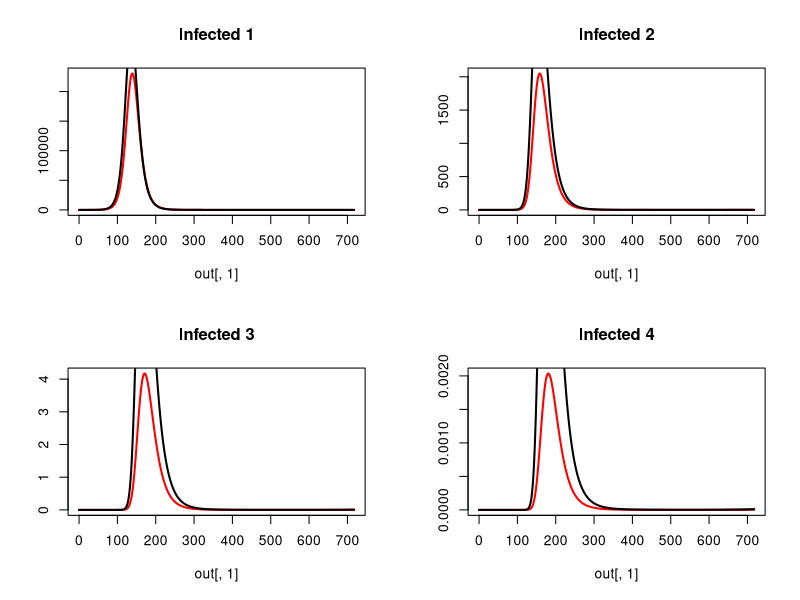

Recreate this plot in R.
############################
#CRC info
############################
args = commandArgs(TRUE)
input = as.numeric(args[1])
vac.vec = seq(from = 0, to = 2, by = .1)
vac = vac.vec[input]

library(deSolve)

############################
#Initial condidtions and parameters
############################
percentage_vec <- c(rep(1.8,5), rep(1.8,5), rep(1.84,5), rep(1.86,5),
                    17.2, 15, 12.7, 8.8, 5.5, 2.8, 1.3, 0.2)
percentage_vec <- percentage_vec / 100
initial_conditions <- as.data.frame(matrix(NA, nrow = 28*4, ncol = 3))
initial_conditions[,2] <- rep(1:28,4)
for(i in 1:4){
  x <- i - 1
  initial_conditions[x*(28) + (1:28),1] <- rep(i,28)
}
initial_conditions[,3] <- rep(percentage_vec,4)

susceptible_init_h <- cbind(initial_conditions[,1], initial_conditions[,2], rep(NA, 112))
susceptible_init_h[,3] <- c(initial_conditions[1:28,3] * 6 *10^6, initial_conditions[29:56,3] * 0, 
                            initial_conditions[57:84,3] * 0, initial_conditions[85:112,3] * 0)
susceptible_init_l <- cbind(initial_conditions[,1], initial_conditions[,2], rep(NA, 112))
susceptible_init_l[,3] <- c(initial_conditions[1:28,3] * 6 *10^6, initial_conditions[29:56,3] * 0, 
                            initial_conditions[57:84,3] * 0, initial_conditions[85:112,3] * 0)

infected_init_h <- cbind(initial_conditions[,1], initial_conditions[,2], rep(NA, 112))
infected_init_h[,3] <- c(initial_conditions[1:28,3] * 1, initial_conditions[29:56,3] * 0, 
                         initial_conditions[57:84,3] * 0, initial_conditions[85:112,3] * 0)
infected_init_l <- cbind(initial_conditions[,1], initial_conditions[,2], rep(NA, 112))
infected_init_l[,3] <- c(initial_conditions[1:28,3] * 1, initial_conditions[29:56,3] * 0, 
                         initial_conditions[57:84,3] * 0, initial_conditions[85:112,3] * 0)

recovered_init_h <- cbind(initial_conditions[,1], initial_conditions[,2], rep(NA, 112))
recovered_init_h[,3] <- c(initial_conditions[1:28,3] * 0, initial_conditions[29:56,3] * 0, 
                          initial_conditions[57:84,3] * 0, initial_conditions[85:112,3] * 0)
recovered_init_l <- cbind(initial_conditions[,1], initial_conditions[,2], rep(NA, 112))
recovered_init_l[,3] <- c(initial_conditions[1:28,3] * 0, initial_conditions[29:56,3] * 0, 
                          initial_conditions[57:84,3] * 0, initial_conditions[85:112,3] * 0)


susceptible_h <- function(exposure){
  x <- exposure - 1
  susceptible <- c(susceptible_init_h[(x * 28) + 1:28,3])
}
susceptible_total_h <- sum(susceptible_h(1) + susceptible_h(2) + susceptible_h(3) + susceptible_h(4))
susceptible_l <- function(exposure){
  x <- exposure - 1
  susceptible <- c(susceptible_init_l[(x * 28) + 1:28,3])
}
susceptible_total_l <- sum(susceptible_l(1) + susceptible_l(2) + susceptible_l(3) + susceptible_l(4))

infected_h <- function(exposure){
  x <- exposure - 1
  infected <- c(infected_init_h[(x * 28) + 1:28,3])
} 
infected_total_h <- sum(infected_h(1) + infected_h(2) + infected_h(3) + infected_h(4))
infected_l <- function(exposure){
  x <- exposure - 1
  infected <- c(infected_init_l[(x * 28) + 1:28,3])
} 
infected_total_l <- sum(infected_l(1) + infected_l(2) + infected_l(3) + infected_l(4))

recovered_h <- function(exposure){
  x <- exposure - 1
  recovered <- c(recovered_init_h[(x * 28) + 1:28,3])
} 
recovered_total_h <- sum(recovered_h(1) + recovered_h(2) + recovered_h(3) + recovered_h(4))
recovered_l <- function(exposure){
  x <- exposure - 1
  recovered <- c(recovered_init_l[(x * 28) + 1:28,3])
} 
recovered_total_l <- sum(recovered_l(1) + recovered_l(2) + recovered_l(3) + recovered_l(4))

population_h <- sum(susceptible_total_h + infected_total_h + recovered_total_h)
population_l <- sum(susceptible_total_l + infected_total_l + recovered_total_l)


native <- c(rep(1, 7), rep(0.86, 9), rep(0.842, 4), 0.814, 0.7676, 0.7784, rep(0.809, 5))

parms <- c(beta_h = 0.3447,
           beta_l = 0.4529,
           gamma = 1/4,
           sigma = 1/(365 * 1.2),
           mu = 19 / (1000 * 365),
           delta = c((0.013 / 365), rep(0.001 / 365, 4), rep(0, 10), rep(0.001, 5), 
                     0.002 / 365, 0.0025 / 365, 
                     0.004 / 365, 0.0085 / 365,
                     0.0175 / 365, 0.0425 / 365,
                     0.114 / 365, 0.151 / 365),
           age_window = c(rep(1, 21), rep(10, 7)),
           native = c(rep(1, 7), rep(0.86, 9), rep(0.842, 4), 0.814, 0.7676, 0.7784, rep(0.809, 5)),
           travel <- 1 - native,
           vac_h = vac,
           vac_l = vac)

############################
#MODEL
############################
model <- function(t, y, parms){
  
  beta_h <- parms[1]
  beta_l <- parms[2]
  gamma <- parms[3]
  sigma <- parms[4]
  mu <- parms[5]
  delta <- parms[6:33]
  age_window <- parms[34:61]
  native <- parms[62:89]
  travel <- parms[90:117]
  vac_h <- c(rep(0,8), ifelse((t>(365*30)), parms[118], 0), rep(0,19))
  vac_l <- c(rep(0,8), ifelse((t>(365*30)), parms[119], 0), rep(0,19))
  
  S1_h <- y[1:28]
  I1_h <- y[29:56]
  R1_h <- y[57:84]
  S2_h <- y[85:112]
  I2_h <- y[113:140]
  R2_h <- y[141:168]
  S3_h <- y[169:196]
  I3_h <- y[197:224]
  R3_h <- y[225:252]
  S4_h <- y[253:280]
  I4_h <- y[281:308]
  R4_h <- y[309:336]
  
  S1_l <- y[337:364]
  I1_l <- y[365:392]
  R1_l <- y[393:420]
  S2_l <- y[421:448]
  I2_l <- y[449:476]
  R2_l <- y[477:504]
  S3_l <- y[505:532]
  I3_l <- y[533:560]
  R3_l <- y[561:588]
  S4_l <- y[589:616]
  I4_l <- y[617:644]
  R4_l <- y[645:672]
  
  FOI <- y[673]
  FOI_h <- y[674]
  FOI_l <- y[675]
  
  infected_total_h <- sum(sum(I1_h), sum(I2_h), sum(I3_h), sum(I4_h))
  population_h <- y[1:336]
  pop_h <- sum(population_h)
  infected_total_l <- sum(sum(I1_l), sum(I2_l), sum(I3_l), sum(I4_l))
  population_l <- y[337:672]
  pop_l <- sum(population_l)
  
  effective_population_h <- population_h + rep(travel,12) * population_l
  effective_population_h <- sum(effective_population_h)
  effective_population_l <- population_l + rep(travel,12) * population_h
  effective_population_l <- sum(effective_population_l)
  
  #first infection
  dS1_h <-  
    mu * c(pop_h, rep(0,27)) +
    c(0, 1/365 / head(age_window, -1) * head(S1_h, -1)) -
    c(1/365 / head(age_window, -1) * head(S1_h, -1), 0) -
    native * S1_h * (beta_h * infected_total_h / effective_population_h) -
    travel * S1_h * (beta_l * infected_total_l / effective_population_l) -
    S1_h * delta -
    S1_h * vac_h
  dS1_l <-  
    mu * c(pop_l, rep(0,27)) +
    c(0, 1/365 / head(age_window, -1) * head(S1_l, -1)) -
    c(1/365 / head(age_window, -1) * head(S1_l, -1), 0) -
    travel * S1_l * (beta_h * infected_total_h / effective_population_h) -
    native * S1_l * (beta_l * infected_total_l / effective_population_l) -
    S1_l * delta - 
    S1_l * vac_l
  
  dI1_h <- 
    native * S1_h * (beta_h * infected_total_h / effective_population_h) +
    travel * S1_h * (beta_l * infected_total_l / effective_population_l) +
    c(0, 1/365 / head(age_window, -1) * head(I1_h, -1)) -
    c(1/365 / head(age_window, -1) * head(I1_h, -1), 0) -
    I1_h * gamma -
    I1_h * delta
  dI1_l <- 
    travel * S1_l * (beta_h * infected_total_h / effective_population_h) +
    native * S1_l * (beta_l * infected_total_l / effective_population_l) +
    c(0, 1/365 / head(age_window, -1) * head(I1_l, -1)) -
    c(1/365 / head(age_window, -1) * head(I1_l, -1), 0) -
    I1_l * gamma -
    I1_l * delta
  
  FOI <- FOI + (sum(dI1_h+dI1_l) / (sum(dS1_h+dS1_l) + 1))
  FOI_h <- FOI_h + (sum(dI1_h) / (sum(dS1_h)+1))
  FOI_l <- FOI_l + (sum(dI1_l) / (sum(dS1_l)+1))
  
  dR1_h <-
    I1_h * gamma +
    c(0, 1/365 / head(age_window, -1) * head(R1_h, -1)) -
    c(1/365 / head(age_window, -1) * head(R1_h, -1), 0) -
    R1_h * sigma -
    R1_h * delta +
    S1_h * vac_h - 
    R1_h * vac_h
  dR1_l <-
    I1_l * gamma +
    c(0, 1/365 / head(age_window, -1) * head(R1_l, -1)) -
    c(1/365 / head(age_window, -1) * head(R1_l, -1), 0) -
    R1_l * sigma -
    R1_l * delta +
    S1_l * vac_l - 
    R1_l * vac_l
  
  #second infection
  dS2_h <- 
    R1_h * sigma +
    c(0, 1/365 / head(age_window, -1) * head(S2_h, -1)) -
    c(1/365 / head(age_window, -1) * head(S2_h, -1), 0) -
    native * S2_h * (0.75 * beta_h * infected_total_h / effective_population_h) -
    travel * S2_h * (0.75 * beta_l * infected_total_l / effective_population_l) -
    S2_h * delta - 
    S2_h * vac_h
  dS2_l <- 
    R1_l * sigma +
    c(0, 1/365 / head(age_window, -1) * head(S2_l, -1)) -
    c(1/365 / head(age_window, -1) * head(S2_l, -1), 0) -
    travel * S2_l * (0.75 * beta_h * infected_total_h / effective_population_h) -
    native * S2_l * (0.75 * beta_l * infected_total_l / effective_population_l) -
    S2_l * delta - 
    S2_l * vac_l
  
  dI2_h <- 
    native * S2_h * (0.75 * beta_h * infected_total_h / effective_population_h) +
    travel * S2_h * (0.75 * beta_l * infected_total_l / effective_population_l) +
    c(0, 1/365 / head(age_window, -1) * head(I2_h, -1)) -
    c(1/365 / head(age_window, -1) * head(I2_h, -1), 0) -
    I2_h * gamma -
    I2_h * delta
  dI2_l <- 
    travel * S2_l * (0.75 * beta_h * infected_total_h / effective_population_h) +
    native * S2_l * (0.75 * beta_l * infected_total_l / effective_population_l) +
    c(0, 1/365 / head(age_window, -1) * head(I2_l, -1)) -
    c(1/365 / head(age_window, -1) * head(I2_l, -1), 0) -
    I2_l * gamma -
    I2_l * delta
  
  FOI <- FOI + (sum(dI2_h+dI2_l) / (sum(dS2_h+dS2_l) + 1))
  FOI_h <- FOI_h + (sum(dI2_h) / (sum(dS2_h)+1))
  FOI_l <- FOI_l + (sum(dI2_l) / (sum(dS2_l)+1))
  
  dR2_h <-  
    I2_h * gamma +  
    c(0, 1/365 / head(age_window, -1) * head(R2_h, -1)) -
    c(1/365 / head(age_window, -1) * head(R2_h, -1), 0) -
    R2_h * sigma -
    R2_h * delta +
    R1_h * vac_h +
    S2_h * vac_h -
    R2_h * vac_h
  dR2_l <-  
    I2_l * gamma +  
    c(0, 1/365 / head(age_window, -1) * head(R2_l, -1)) -
    c(1/365 / head(age_window, -1) * head(R2_l, -1), 0) -
    R2_l * sigma -
    R2_l * delta + 
    R1_l * vac_l +
    S2_l * vac_l -
    R2_l * vac_l
  
  #third infection
  dS3_h <- 
    R2_h * sigma + 
    c(0, 1/365 / head(age_window, -1) * head(S3_h, -1)) -
    c(1/365 / head(age_window, -1) * head(S3_h, -1), 0) -
    native * S3_h * (0.5 * beta_h * infected_total_h / effective_population_h) -
    travel * S3_h * (0.5 * beta_l * infected_total_l / effective_population_l) -
    S3_h * delta -
    S3_h * vac_h
  dS3_l <- 
    R2_l * sigma + 
    c(0, 1/365 / head(age_window, -1) * head(S3_l, -1)) -
    c(1/365 / head(age_window, -1) * head(S3_l, -1), 0) -
    travel * S3_l * (0.5 * beta_h * infected_total_h / effective_population_h) -
    native * S3_l * (0.5 * beta_l * infected_total_l / effective_population_l) -
    S3_l * delta -
    S3_l * vac_l
  
  dI3_h <- 
    native * S3_h * (0.5 * beta_h * infected_total_h / effective_population_h) +
    travel * S3_h * (0.5 * beta_l * infected_total_l / effective_population_l) +
    c(0, 1/365 / head(age_window, -1) * head(I3_h, -1)) -
    c(1/365 / head(age_window, -1) * head(I3_h, -1), 0) -
    I3_h * gamma -
    I3_h * delta
  dI3_l <- 
    travel * S3_l * (0.5 * beta_h * infected_total_h / effective_population_h) +
    native * S3_l * (0.5 * beta_l * infected_total_l / effective_population_l) +
    c(0, 1/365 / head(age_window, -1) * head(I3_l, -1)) -
    c(1/365 / head(age_window, -1) * head(I3_l, -1), 0) -
    I3_l * gamma -
    I3_l * delta
  
  FOI <- FOI + (sum(dI3_h+dI1_l) / (sum(dS3_h+dS3_l) + 1))
  FOI_h <- FOI_h + (sum(dI3_h) / (sum(dS3_h)+1))
  FOI_l <- FOI_l + (sum(dI3_l) / (sum(dS3_l)+1))
  
  dR3_h <- 
    I3_h * gamma +
    c(0, 1/365 / head(age_window, -1) * head(R3_h, -1)) -
    c(1/365 / head(age_window, -1) * head(R3_h, -1), 0) -
    R3_h * sigma -
    R3_h * delta + 
    R2_h * vac_h +
    S3_h * vac_h -
    R3_h * vac_h
  dR3_l <- 
    I3_l * gamma +
    c(0, 1/365 / head(age_window, -1) * head(R3_l, -1)) -
    c(1/365 / head(age_window, -1) * head(R3_l, -1), 0) -
    R3_l * sigma -
    R3_l * delta +
    R3_l * vac_l +
    S3_l * vac_l - 
    R3_l * vac_l
  
  #fourth infection
  dS4_h <- 
    R3_h * sigma +
    c(0, 1/365 / head(age_window, -1) * head(S4_h, -1)) -
    c(1/365 / head(age_window, -1) * head(S4_h, -1), 0) -
    native * S4_h * (0.25 * beta_h * infected_total_h / effective_population_h) -
    travel * S4_h * (0.25 * beta_l * infected_total_l / effective_population_l) -
    S4_h * delta - 
    S4_h * vac_h
  dS4_l <- 
    R3_l * sigma +
    c(0, 1/365 / head(age_window, -1) * head(S4_l, -1)) -
    c(1/365 / head(age_window, -1) * head(S4_l, -1), 0) -
    travel * S4_l * (0.25 * beta_h * infected_total_h / effective_population_h) -
    native * S4_l * (0.25 * beta_l * infected_total_l / effective_population_l) -
    S4_l * delta - 
    S4_l * vac_l
  
  dI4_h <- 
    native * S4_h * (0.25 * beta_h * infected_total_h / effective_population_h) +
    travel * S4_h * (0.25 * beta_l * infected_total_l / effective_population_l) +
    c(0, 1/365 / head(age_window, -1) * head(I4_h, -1)) -
    c(1/365 / head(age_window, -1) * head(I4_h, -1), 0) -
    I4_h * gamma -
    I4_h * delta
  dI4_l <- 
    travel * S4_l * (0.25 * beta_h * infected_total_h / effective_population_h) +
    native * S4_l * (0.25 * beta_l * infected_total_l / effective_population_l) +
    c(0, 1/365 / head(age_window, -1) * head(I4_l, -1)) -
    c(1/365 / head(age_window, -1) * head(I4_l, -1), 0) -
    I4_l * gamma -
    I4_l * delta
  
  FOI <- FOI + (sum(dI4_h+dI4_l) / (sum(dS4_h+dS4_l) + 1))
  FOI_h <- FOI_h + (sum(dI4_h) / (sum(dS4_h)+1))
  FOI_l <- FOI_l + (sum(dI4_l) / (sum(dS4_l)+1))
  
  dR4_h <- 
    I4_h * gamma +
    c(0, 1/365 / head(age_window, -1) * head(R4_h, -1)) -
    c(1/365 / head(age_window, -1) * head(R4_h, -1), 0) -
    R4_h * delta +
    R3_h * vac_h +
    S4_h * vac_h
  dR4_l <- 
    I4_l * gamma +
    c(0, 1/365 / head(age_window, -1) * head(R4_l, -1)) -
    c(1/365 / head(age_window, -1) * head(R4_l, -1), 0) -
    R4_l * delta + 
    R3_l * vac_l +
    S4_l * vac_l
  
  
  list(c(dS1_h, dI1_h, dR1_h,
         dS2_h, dI2_h, dR2_h,
         dS3_h, dI3_h, dR3_h,
         dS4_h, dI4_h, dR4_h,
         dS1_l, dI1_l, dR1_l,
         dS2_l, dI2_l, dR2_l,
         dS3_l, dI3_l, dR3_l,
         dS4_l, dI4_l, dR4_l, 
         FOI, FOI_h, FOI_l))
  
}

############################
#RUN MODEL
############################
y_init <- c(susceptible_h(1), infected_h(1), recovered_h(1),
            susceptible_h(2), infected_h(2), recovered_h(2),
            susceptible_h(3), infected_h(3), recovered_h(3),
            susceptible_h(4), infected_h(4), recovered_h(4),
            susceptible_l(1), infected_l(1), recovered_l(1),
            susceptible_l(2), infected_l(2), recovered_l(2),
            susceptible_l(3), infected_l(3), recovered_l(3),
            susceptible_l(4), infected_l(4), recovered_l(4),
            0, 0, 0)
times <- seq(from = 0, to = 365 * 50, by = .1)
out <- ode(times = times, y = y_init, func = model, parms = parms)

############################
#PROCESSING
############################
png(filename = paste('infections_', input, '.png', sep = ''))
par(mfrow = c(2,2))
infected_names <- c("Infected 1", "Infected 2", "Infected 3", "Infected 4")
for(i in 0:3){
  x <- 2 + 3 * i
  y <- x + 12
  legend_y <- max(rowSums(out[,(1+(x-1)*28+1):(1+(x)*28)]))
  {plot(out[,1],rowSums(out[,(1+(x-1)*28+1):(1+(x)*28)]),type='l', 
        col = "red", lwd = 2, ylab = '',
        main = infected_names[i + 1])
    lines(out[,1],rowSums(out[,(1+(y-1)*28+1):(1+(y)*28)]),type='l', lwd = 2)
    legend(8000, (2/3) * legend_y, legend=c("High SES", "Low SES"),
           col=c("red", "black"), lwd = c(2,2), cex=0.8)
  }}
dev.off()


############################
#OUTPUT
############################
out_last <- out[nrow(out),]
FOI <- out[,674]
FOI_h <- out[,675]
FOI_l <- out[,676]
save(out_last, file = paste('output_', input, '.RData', sep = ''))
save(FOI, file = paste('FOI_', input, '.RData', sep = ''))
save(FOI_h, file = paste('FOI.h_', input, '.RData', sep = ''))
save(FOI_l, file = paste('FOI.l_', input, '.RData', sep = ''))
